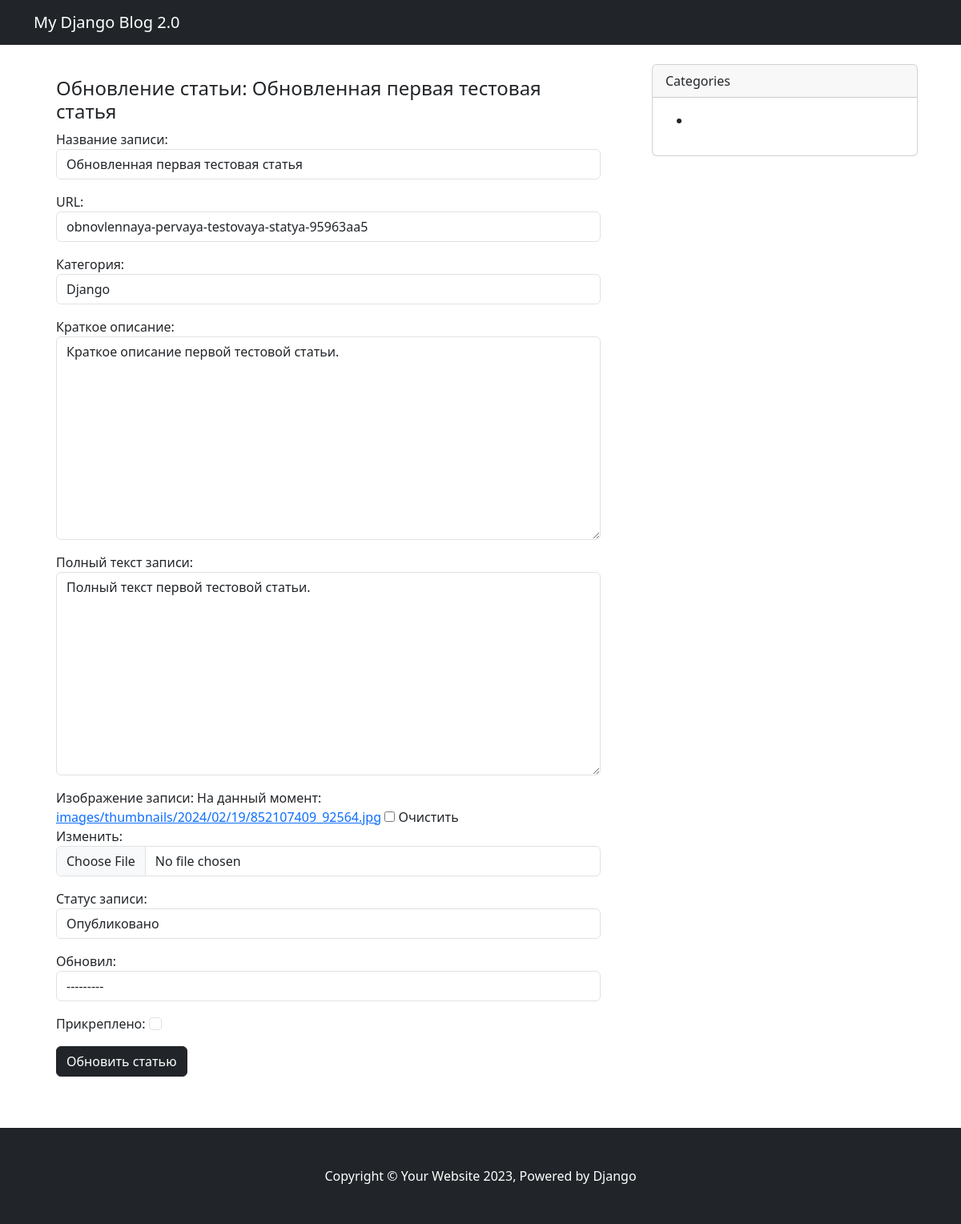
The page /post/obnovlennaya-pervaya-testovaya-statya-95963aa5/update/ (signed in) on the database its author committed.
### apps/blog/models.py (models this page shows, shortened)
class Post(models.Model):
    STATUS_OPTIONS = (
        ('published', 'Опубликовано'),
        ('draft', 'Черновик')
    )
    title = models.CharField(verbose_name='Название записи', max_length=255)
    slug = models.SlugField(verbose_name='URL', max_length=255, blank=True)
    description = models.TextField(verbose_name='Краткое описание', max_length=500)
    text = models.TextField(verbose_name='Полный текст записи')
    category = TreeForeignKey('Category', on_delete=models.PROTECT, related_name='posts', verbose_name='Категория')
    thumbnail = models.ImageField(
        verbose_name='Изображение записи',
        blank=True,
        upload_to='images/thumbnails/%Y/%m/%d/',
        validators=[FileExtensionValidator(allowed_extensions=('png', 'jpg', 'webp', 'jpeg', 'gif'))]
    )
    upload_to = 'images/thumbnails/%Y/%m/%d/',
    status = models.CharField(choices=STATUS_OPTIONS, default='published', verbose_name='Статус записи', max_length=10)
    create = models.DateTimeField(verbose_name='Время добавления', default=timezone.now)
    author = models.ForeignKey(to=User, verbose_name='Автор', on_delete=models.SET_DEFAULT, related_name='author_posts',
                               default=1)
    updater = models.ForeignKey(to=User, verbose_name='Обновил', on_delete=models.SET_NULL, null=True,
                                related_name='updater_posts', blank=True)
    fixed = models.BooleanField(verbose_name='Прикреплено', default=False)
    objects = models.Manager()
    custom = PostManager()
    class Meta:
        db_table = 'blog_post'
        ordering = ['-fixed', '-create']
        indexes = [models.Index(fields=['-fixed', '-create', 'status'])]
        verbose_name = 'Статья'
        verbose_name_plural = 'Статьи'

class Category(MPTTModel):
    title = models.CharField(max_length=255, verbose_name='Название категории')
    slug = models.SlugField(max_length=255, verbose_name='URL категории', blank=True)
    description = models.TextField(verbose_name='Описание категории', max_length=300)
    parent = TreeForeignKey(
        'self',
        on_delete=models.CASCADE,
        null=True,
        blank=True,
        db_index=True,
        related_name='children',
        verbose_name='Родительская категория'
    )
    class MPTTMeta:
        order_insertion_by = ('title',)
    class Meta:
        verbose_name = 'Категория'
        verbose_name_plural = 'Категории'
        db_table = 'app_categories'
    def __str__(self):
        return self.title

### apps/blog/views.py (the view, shortened to what this page needs)
# urls.py: path('post/<str:slug>/update/', PostUpdateView.as_view(), name='post_update'),
class PostUpdateView(AuthorRequiredMixin, SuccessMessageMixin, UpdateView):
    model = Post
    template_name = 'blog/post_update.html'
    context_object_name = 'post'
    form_class = PostUpdateForm
    login_url = 'home'
    success_message = 'Запись была успешно обновлена!'
    def get_context_data(self, *, object_list=None, **kwargs):
        context = super().get_context_data(**kwargs)
        context['title'] = f'Обновление статьи: {self.object.title}'
        return context

### apps/blog/forms.py
class PostUpdateForm(PostCreateForm):
    class Meta:
        model = Post
        fields = PostCreateForm.Meta.fields + ('updater', 'fixed')
    def __init__(self, *args, **kwargs):
        super().__init__(*args, **kwargs)
        self.fields['fixed'].widget.attrs.update({
            'class': 'form-check-input'
        })

### apps/services/mixins.py (called while the page is built)
    def dispatch(self, request, *args, **kwargs):
        if not request.user.is_authenticated:
            return self.handle_no_permission()
        if request.user.is_authenticated:
            if (request.user != self.get_object().author) or not request.user.is_staff:
                messages.info(request, 'Изменение статьи доступно только автору!')
                return redirect('home')
        return super().dispatch(request, *args, **kwargs)

### templates/blog/post_update.html (shortened to what this page needs)
{% extends 'main.html' %}
{% block content %}
    <div class="card mb-3 border-0 nth-shadow">
        <div class="card-body">
            <div class="card-title nth-card-title">
                <h4>Обновление статьи: {{ post.title }}</h4>
            </div>
            <form method="post" enctype="multipart/form-data">
                {{ form.as_p }}
                <div class="d-grid gap-2 d-md-block mt-2">
                    <button type="submit" class="btn btn-dark">Обновить статью</button>
                </div>
            </form>
        </div>
    </div>
{% endblock %}

### rows shown on the page
Post: title "Обновленная первая тестовая статья", slug "obnovlennaya-pervaya-testovaya-statya-95963aa5", category "Django", description "Краткое описание первой тестовой статьи.", text "Полный текст первой тестовой статьи.", status "Опубликовано", updater "---------"
